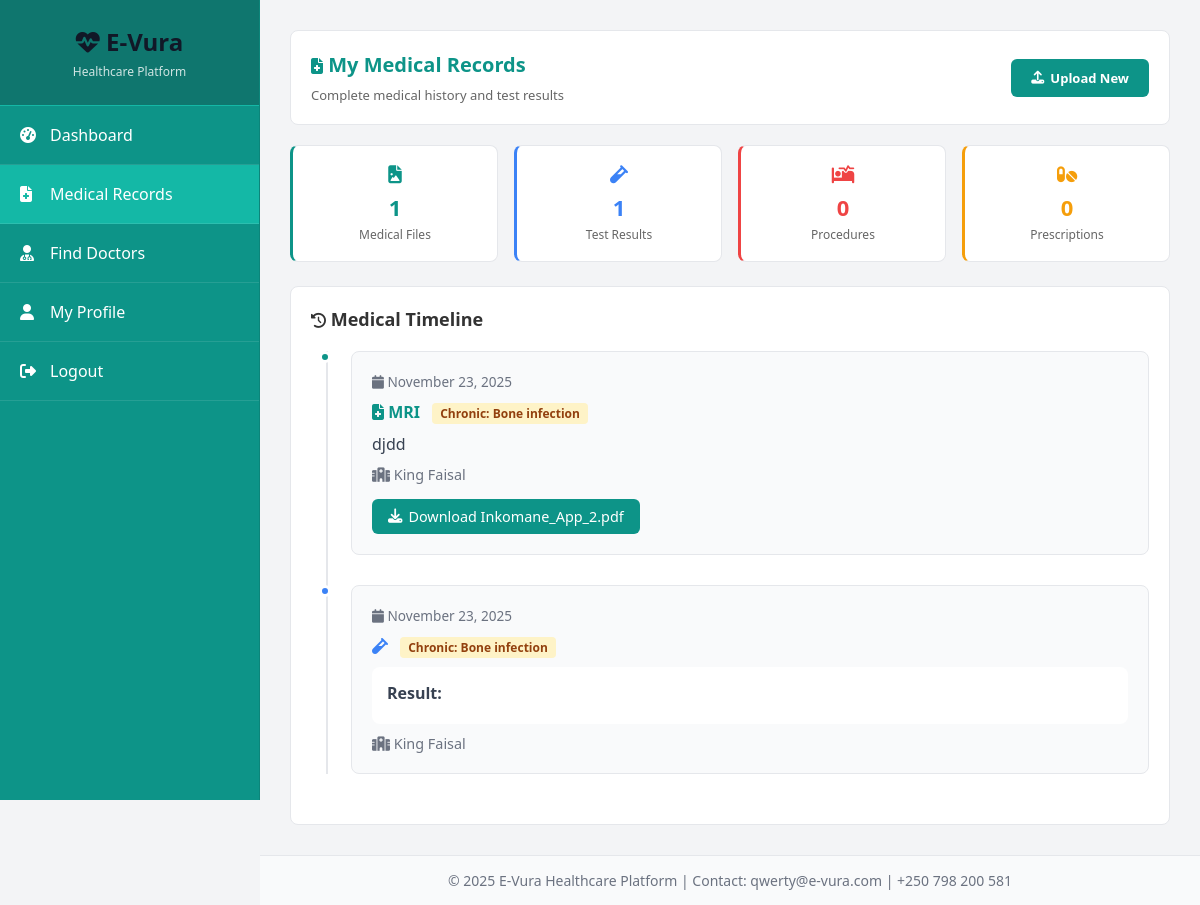
The app's page /patient/medical-records (signed in) with its own data.
### app.py (models this page shows)
class MedicalFile(db.Model):
    id = db.Column(db.Integer, primary_key=True)
    patient_id = db.Column(db.Integer, db.ForeignKey('patient.id'), nullable=False)
    doctor_id = db.Column(db.Integer, db.ForeignKey('doctor.id'), nullable=True)
    filename = db.Column(db.String(255), nullable=False)
    original_filename = db.Column(db.String(255), nullable=False)
    file_type = db.Column(db.String(50), nullable=False)  # X-ray, MRI, Lab Report, Prescription
    file_category = db.Column(db.String(50), nullable=False)  # Imaging, Lab, Prescription, Report
    description = db.Column(db.Text, nullable=True)
    diagnosis = db.Column(db.String(200), nullable=True)
    hospital_name = db.Column(db.String(200), nullable=True)
    is_chronic_related = db.Column(db.Boolean, default=False)
    chronic_condition = db.Column(db.String(200), nullable=True)
    test_date = db.Column(db.DateTime, nullable=False)
    uploaded_at = db.Column(db.DateTime, default=datetime.utcnow)
    patient = db.relationship('Patient', backref='medical_files')
    doctor = db.relationship('Doctor', backref='uploaded_files')

class TestResult(db.Model):
    id = db.Column(db.Integer, primary_key=True)
    patient_id = db.Column(db.Integer, db.ForeignKey('patient.id'), nullable=False)
    doctor_id = db.Column(db.Integer, db.ForeignKey('doctor.id'), nullable=True)
    test_name = db.Column(db.String(200), nullable=False)  # CBC, MRI, X-ray, etc.
    test_type = db.Column(db.String(100), nullable=False)  # Blood, Imaging, Biopsy
    result_value = db.Column(db.Text, nullable=False)
    normal_range = db.Column(db.String(100), nullable=True)
    interpretation = db.Column(db.Text, nullable=True)
    hospital_name = db.Column(db.String(200), nullable=True)
    is_chronic_related = db.Column(db.Boolean, default=False)
    chronic_condition = db.Column(db.String(200), nullable=True)
    medical_file_id = db.Column(db.Integer, db.ForeignKey('medical_file.id'), nullable=True)
    test_date = db.Column(db.DateTime, nullable=False)
    created_at = db.Column(db.DateTime, default=datetime.utcnow)
    patient = db.relationship('Patient', backref='test_results')
    doctor = db.relationship('Doctor', backref='ordered_tests')
    medical_file = db.relationship('MedicalFile', backref='test_results')

### app.py (the view)
@app.route('/patient/medical-records')
@login_required
@patient_required
def medical_records():
    patient = Patient.query.get(session['user_id'])
    medical_files = MedicalFile.query.filter_by(patient_id=patient.id).order_by(MedicalFile.test_date.desc()).all()
    test_results = TestResult.query.filter_by(patient_id=patient.id).order_by(TestResult.test_date.desc()).all()
    procedures = Procedure.query.filter_by(patient_id=patient.id).order_by(Procedure.procedure_date.desc()).all()
    prescriptions = Prescription.query.filter_by(patient_id=patient.id).order_by(Prescription.prescribed_date.desc()).all()
    timeline = []
    for file in medical_files:
        timeline.append({
            'type': 'file',
            'date': file.test_date,
            'data': file
        })
    for test in test_results:
        timeline.append({
            'type': 'test',
            'date': test.test_date,
            'data': test
        })
    for proc in procedures:
        timeline.append({
            'type': 'procedure',
            'date': proc.procedure_date,
            'data': proc
        })
    for presc in prescriptions:
        timeline.append({
            'type': 'prescription',
            'date': presc.prescribed_date,
            'data': presc
        })
    timeline.sort(key=lambda x: x['date'], reverse=True)
    return render_template('medical_records.html',
                         patient=patient,
                         timeline=timeline,
                         medical_files=medical_files,
                         test_results=test_results,
                         procedures=procedures,
                         prescriptions=prescriptions)

### app.py (called while the page is built)
def login_required(f):
    @wraps(f)
    def decorated_function(*args, **kwargs):
        if 'user_id' not in session or 'user_type' not in session:
            flash('Please log in to access this page.', 'warning')
            return redirect(url_for('login'))
        return f(*args, **kwargs)
    return decorated_function

def patient_required(f):
    @wraps(f)
    def decorated_function(*args, **kwargs):
        if session.get('user_type') != 'patient':
            flash('Access denied. Patients only.', 'danger')
            return redirect(url_for('index'))
        return f(*args, **kwargs)
    return decorated_function

### templates/medical_records.html (shortened to what this page needs)
{% extends "base.html" %}
{% block content %}
<div style="background: white; border-radius: 8px; padding: 20px; margin-bottom: 20px; border: 1px solid #e5e7eb; width: 100%;">
    <div style="display: flex; justify-content: space-between; align-items: center;">
        <div>
            <h1 style="color: #0d9488; margin-bottom: 8px; font-size: 1.25rem; font-weight: 600;">
                <i class="fas fa-file-medical" style="font-size: 1rem;"></i> My Medical Records
            </h1>
            <p style="color: #666; margin: 0; font-size: 0.8125rem;">Complete medical history and test results</p>
        </div>
        <a href="{{ url_for('upload_records') }}" class="btn btn-primary" style="padding: 10px 20px; font-size: 0.8125rem;">
            <i class="fas fa-upload"></i> Upload New
        </a>
    </div>
</div>
<div style="display: grid; grid-template-columns: repeat(auto-fit, minmax(180px, 1fr)); gap: 16px; margin-bottom: 24px; width: 100%;">
    <div style="background: white; padding: 18px; border-radius: 8px; border: 1px solid #e5e7eb; text-align: center; border-left: 3px solid #0d9488;">
        <i class="fas fa-file-image" style="font-size: 18px; color: #0d9488; margin-bottom: 8px;"></i>
        <h3 style="color: #0d9488; margin-bottom: 4px; font-size: 22px;">{{ medical_files|length }}</h3>
        <p style="color: #666; margin: 0; font-size: 0.75rem;">Medical Files</p>
    </div>
    <div style="background: white; padding: 18px; border-radius: 8px; border: 1px solid #e5e7eb; text-align: center; border-left: 3px solid #3b82f6;">
        <i class="fas fa-vial" style="font-size: 18px; color: #3b82f6; margin-bottom: 8px;"></i>
        <h3 style="color: #3b82f6; margin-bottom: 4px; font-size: 22px;">{{ test_results|length }}</h3>
        <p style="color: #666; margin: 0; font-size: 0.75rem;">Test Results</p>
    </div>
    <div style="background: white; padding: 18px; border-radius: 8px; border: 1px solid #e5e7eb; text-align: center; border-left: 3px solid #ef4444;">
        <i class="fas fa-procedures" style="font-size: 18px; color: #ef4444; margin-bottom: 8px;"></i>
        <h3 style="color: #ef4444; margin-bottom: 4px; font-size: 22px;">{{ procedures|length }}</h3>
        <p style="color: #666; margin: 0; font-size: 0.75rem;">Procedures</p>
    </div>
    <div style="background: white; padding: 18px; border-radius: 8px; border: 1px solid #e5e7eb; text-align: center; border-left: 3px solid #f59e0b;">
        <i class="fas fa-pills" style="font-size: 18px; color: #f59e0b; margin-bottom: 8px;"></i>
        <h3 style="color: #f59e0b; margin-bottom: 4px; font-size: 22px;">{{ prescriptions|length }}</h3>
        <p style="color: #666; margin: 0; font-size: 0.75rem;">Prescriptions</p>
    </div>
</div>
<div style="background: white; border-radius: 8px; padding: 20px; border: 1px solid #e5e7eb; width: 100%;">
    <h2 style="color: #333; margin-bottom: 20px; font-size: 1.125rem; font-weight: 600;">
        <i class="fas fa-history" style="font-size: 0.9375rem;"></i> Medical Timeline
    </h2>
    {% if timeline %}
    <div style="position: relative; padding-left: 40px;">
        <div style="position: absolute; left: 15px; top: 0; bottom: 0; width: 2px; background: #e5e7eb;"></div>
        {% for item in timeline %}
        <div style="position: relative; margin-bottom: 30px;">
            <div style="position: absolute; left: -32px; width: 12px; height: 12px; background:
                {% if item.type == 'file' %}#0d9488{% elif item.type == 'test' %}#3b82f6{% elif item.type == 'procedure' %}#ef4444{% else %}#f59e0b{% endif %};
                border-radius: 50%; border: 3px solid white;"></div>
            <div style="background: #f9fafb; border-radius: 8px; padding: 20px; border-left: 4px solid; border: 1px solid #e5e7eb;
                {% if item.type == 'file' %}#0d9488{% elif item.type == 'test' %}#3b82f6{% elif item.type == 'procedure' %}#ef4444{% else %}#f59e0b{% endif %};">
                <p style="color: #6b7280; font-size: 0.85rem; margin-bottom: 10px;">
                    <i class="fas fa-calendar"></i> {{ item.date.strftime('%B %d, %Y') }}
                </p>
                {% if item.type == 'file' %}
                <h4 style="color: #0d9488; margin-bottom: 10px;">
                    <i class="fas fa-file-medical"></i> {{ item.data.file_type }}
                    {% if item.data.is_chronic_related %}
                    <span style="background: #fef3c7; color: #92400e; padding: 2px 8px; border-radius: 4px; font-size: 0.75rem; margin-left: 8px;">
                        Chronic: {{ item.data.chronic_condition }}
                    </span>
                    {% endif %}
                </h4>
                <p style="color: #374151; margin-bottom: 10px;">{{ item.data.description }}</p>
                <p style="color: #6b7280; font-size: 0.9rem; margin-bottom: 15px;">
                    <i class="fas fa-hospital"></i> {{ item.data.hospital_name or 'Hospital not specified' }}
                </p>
                <a href="{{ url_for('download_medical_file', file_id=item.data.id) }}"
                   style="background: #0d9488; color: white; padding: 8px 16px; border-radius: 6px; text-decoration: none; display: inline-flex; align-items: center; gap: 6px; font-size: 0.9rem;">
                    <i class="fas fa-download"></i> Download {{ item.data.original_filename }}
                </a>
                {% elif item.type == 'test' %}
                <h4 style="color: #3b82f6; margin-bottom: 10px;">
                    <i class="fas fa-vial"></i> {{ item.data.test_name }}
                    {% if item.data.is_chronic_related %}
                    <span style="background: #fef3c7; color: #92400e; padding: 2px 8px; border-radius: 4px; font-size: 0.75rem; margin-left: 8px;">
                        Chronic: {{ item.data.chronic_condition }}
                    </span>
                    {% endif %}
                </h4>
                <div style="background: white; padding: 15px; border-radius: 8px; margin-bottom: 10px;">
                    <p style="color: #374151; margin-bottom: 5px;">
                        <strong>Result:</strong> {{ item.data.result_value }}
                    </p>
                </div>
                <p style="color: #6b7280; font-size: 0.9rem;">
                    <i class="fas fa-hospital"></i> {{ item.data.hospital_name or 'Hospital not specified' }}
                </p>
                {% endif %}
            </div>
        </div>
        {% endfor %}
    </div>
    {% endif %}
</div>
{% endblock %}

### static/css/style.css (style rules this page uses)
* { margin: 0; padding: 0; box-sizing: border-box; }
body { font-family: 'Segoe UI', Tahoma, Geneva, Verdana, sans-serif; background: #f3f4f6; min-height: 100vh; }
.btn { padding: 10px 20px; border: none; border-radius: 6px; cursor: pointer; font-size: 0.875rem; font-weight: 600; transition: all 0.3s ease; text-decoration: none; display: inline-flex; align-items: center; gap: 6px; justify-content: center; white-space: nowrap; }
.btn-primary { background: #0d9488; color: white; }
h1, h2, h3, h4 { color: #111827; }

### records on screen
MedicalFile: date "November 23, 2025", data.file_type "MRI", data.chronic_condition "Bone infection", data.description "djdd", data "King Faisal", data.original_filename "Inkomane_App_2.pdf"
TestResult: date "November 23, 2025", data.chronic_condition "Bone infection", data "King Faisal"

### other values on screen
{{ medical_files|length }} "1"
{{ test_results|length }} "1"
{{ procedures|length }} "0"
{{ prescriptions|length }} "0"
